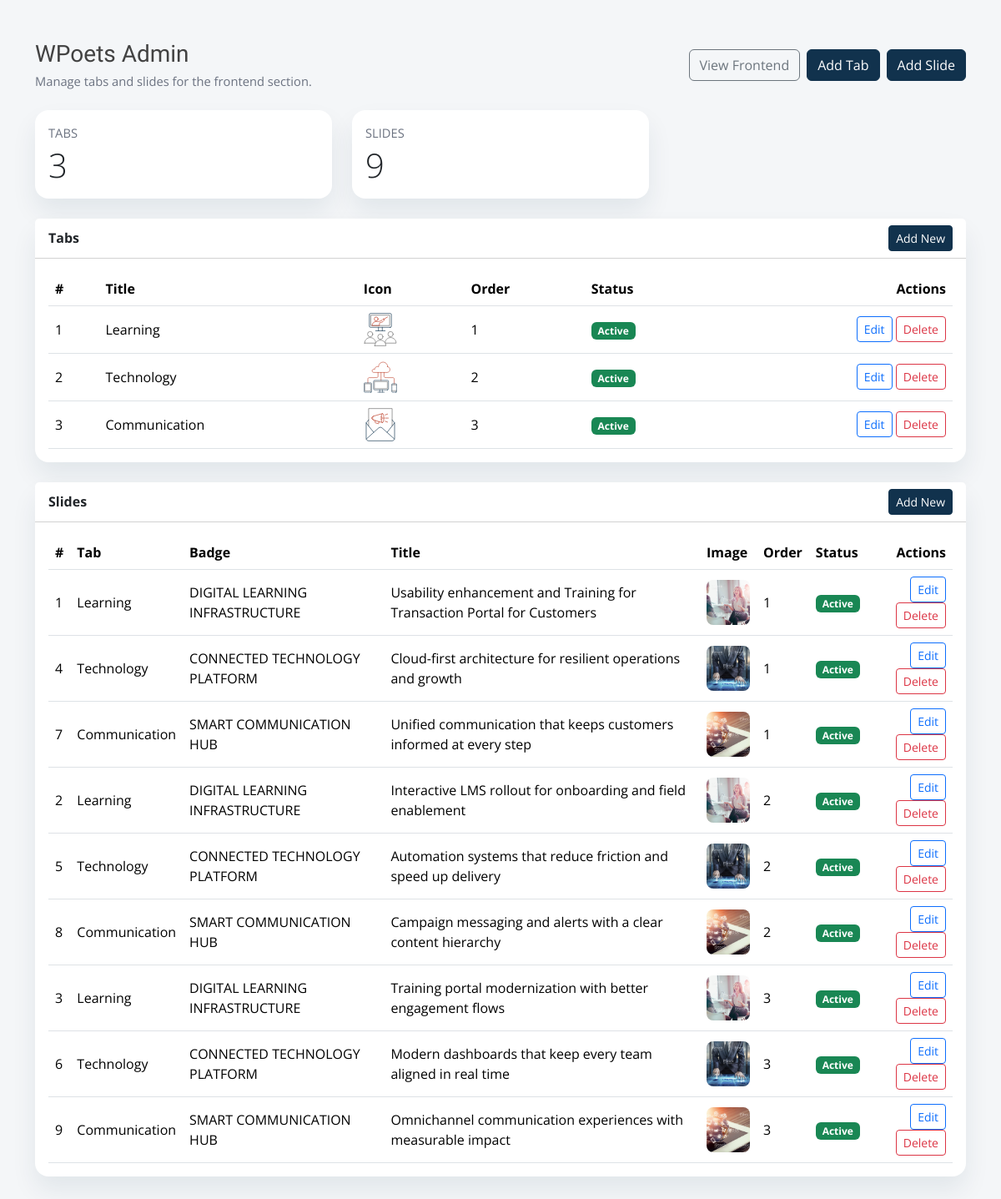
The app's page /admin/index.php with its own data.
### tables this page shows
CREATE TABLE tabs (
    id INT AUTO_INCREMENT PRIMARY KEY,
    title VARCHAR(100) NOT NULL,
    icon VARCHAR(255) NOT NULL,
    sort_order INT NOT NULL DEFAULT 0,
    status TINYINT(1) NOT NULL DEFAULT 1,
    created_at TIMESTAMP DEFAULT CURRENT_TIMESTAMP
);

CREATE TABLE `slides` (
  `id` int(11) NOT NULL,
  `tab_id` int(11) NOT NULL,
  `badge_text` varchar(150) NOT NULL,
  `title` varchar(255) NOT NULL,
  `button_text` varchar(100) NOT NULL,
  `button_link` varchar(255) NOT NULL,
  `image` varchar(255) NOT NULL,
  `sort_order` int(11) NOT NULL DEFAULT 0,
  `status` tinyint(1) NOT NULL DEFAULT 1,
  `created_at` timestamp NOT NULL DEFAULT current_timestamp()
);

### lib/bootstrap.php (called while the page is built, shortened)
<?php
function app_config(string $key, mixed $default = null): mixed
{
    $config = $GLOBALS['app_config'] ?? [];
    return $config[$key] ?? $default;
}
function db(): PDO
{
    static $pdo = null;
    if ($pdo instanceof PDO) {
        return $pdo;
    }
    $cfg = app_config('db', []);
    $dsn = sprintf(
        'mysql:host=%s;dbname=%s;charset=%s',
        $cfg['host'] ?? 'localhost',
        $cfg['name'] ?? '',
        $cfg['charset'] ?? 'utf8mb4'
    );
    $pdo = new PDO($dsn, $cfg['user'] ?? 'root', $cfg['pass'] ?? '', [
        PDO::ATTR_ERRMODE => PDO::ERRMODE_EXCEPTION,
        PDO::ATTR_DEFAULT_FETCH_MODE => PDO::FETCH_ASSOC,
        PDO::ATTR_EMULATE_PREPARES => false,
    ]);
    return $pdo;
}
function h(mixed $value): string
{
    return htmlspecialchars((string) $value, ENT_QUOTES, 'UTF-8');
}
function base_url(string $path = ''): string
{
    $base = trim((string) app_config('base_url', '/full-stack-test'), '/');
    $path = ltrim($path, '/');
    $url = '/' . $base;
    return $url . '/' . $path;
}
function asset(string $path): string
{
    return base_url($path);
}
function get_tabs_with_slides(bool $onlyActive = true): array
{
    $pdo = db();
    $tabSql = 'SELECT * FROM tabs';
    $tabSql .= ' ORDER BY sort_order ASC, id ASC';
    $tabs = $pdo->query($tabSql)->fetchAll();
    $slideSql = 'SELECT * FROM slides WHERE tab_id = :tab_id';
    $slideSql .= ' ORDER BY sort_order ASC, id ASC';
    $slideStmt = $pdo->prepare($slideSql);
    foreach ($tabs as &$tab) {
        $slideStmt->execute(['tab_id' => $tab['id']]);
        $tab['slides'] = $slideStmt->fetchAll();
    }
    return $tabs;
}

### admin/index.php (the view, shortened to what this page needs)
<?php
require_once __DIR__ . '/../lib/bootstrap.php';
$tabCount = (int) db()->query('SELECT COUNT(*) FROM tabs')->fetchColumn();
$slideCount = (int) db()->query('SELECT COUNT(*) FROM slides')->fetchColumn();
$tabs = get_tabs_with_slides(false);
?>
<!doctype html>
<html lang="en">
<head>
    <link href="https://cdn.jsdelivr.net/npm/bootstrap@5.3.3/dist/css/bootstrap.min.css" rel="stylesheet">
    <link rel="stylesheet" href="<?= h(asset('assets/css/style.css')); ?>">
</head>
<body class="site-admin">
<div class="container py-4 py-lg-5">
    <div class="d-flex flex-wrap align-items-center justify-content-between gap-3 mb-4">
        <div>
            <h1 class="h3 mb-1" style="font-family:'Titillium Web', sans-serif;">WPoets Admin</h1>
            <div class="small-muted">Manage tabs and slides for the frontend section.</div>
        </div>
        <div class="d-flex gap-2">
            <a href="<?= h(asset('index.php')); ?>" class="btn btn-outline-secondary">View Frontend</a>
            <a href="<?= h(asset('admin/tab-form.php')); ?>" class="btn btn-primary">Add Tab</a>
            <a href="<?= h(asset('admin/slide-form.php')); ?>" class="btn btn-primary">Add Slide</a>
        </div>
    </div>
    <div class="row g-4 mb-4">
        <div class="col-md-6 col-lg-4">
            <div class="card admin-card">
                <div class="card-body">
                    <div class="text-uppercase small-muted mb-1">Tabs</div>
                    <div class="display-6 mb-0"><?= $tabCount; ?></div>
                </div>
            </div>
        </div>
        <div class="col-md-6 col-lg-4">
            <div class="card admin-card">
                <div class="card-body">
                    <div class="text-uppercase small-muted mb-1">Slides</div>
                    <div class="display-6 mb-0"><?= $slideCount; ?></div>
                </div>
            </div>
        </div>
    </div>
    <div class="card admin-card mb-4">
        <div class="card-header bg-white d-flex align-items-center justify-content-between">
            <strong>Tabs</strong>
            <a href="<?= h(asset('admin/tab-form.php')); ?>" class="btn btn-sm btn-primary">Add New</a>
        </div>
        <div class="card-body">
            <div class="table-responsive">
                <table class="table align-middle mb-0">
                    <thead>
                        <tr>
                            <th>#</th>
                            <th>Title</th>
                            <th>Icon</th>
                            <th>Order</th>
                            <th>Status</th>
                            <th class="text-end">Actions</th>
                        </tr>
                    </thead>
                    <tbody>
                    <?php foreach ($tabs as $tab): ?>
                        <tr>
                            <td><?= (int) $tab['id']; ?></td>
                            <td><?= h($tab['title']); ?></td>
                            <td><img src="<?= h(asset($tab['icon'])); ?>" alt="" style="width:40px;height:40px;object-fit:contain;"></td>
                            <td><?= (int) $tab['sort_order']; ?></td>
                            <td><span class="badge text-bg-<?= ((int)$tab['status'] === 1) ? 'success' : 'secondary'; ?>"><?= ((int)$tab['status'] === 1) ? 'Active' : 'Inactive'; ?></span></td>
                            <td class="text-end">
                                <a href="<?= h(asset('admin/tab-form.php?id=' . (int) $tab['id'])); ?>" class="btn btn-sm btn-outline-primary">Edit</a>
                                <a href="<?= h(asset('admin/delete.php?entity=tab&id=' . (int) $tab['id'])); ?>" class="btn btn-sm btn-outline-danger js-confirm-delete">Delete</a>
                            </td>
                        </tr>
                    <?php endforeach; ?>
                    </tbody>
                </table>
            </div>
        </div>
    </div>
    <div class="card admin-card">
        <div class="card-header bg-white d-flex align-items-center justify-content-between">
            <strong>Slides</strong>
            <a href="<?= h(asset('admin/slide-form.php')); ?>" class="btn btn-sm btn-primary">Add New</a>
        </div>
        <div class="card-body">
            <div class="table-responsive">
                <table class="table align-middle mb-0">
                    <thead>
                        <tr>
                            <th>#</th>
                            <th>Tab</th>
                            <th>Badge</th>
                            <th>Title</th>
                            <th>Image</th>
                            <th>Order</th>
                            <th>Status</th>
                            <th class="text-end">Actions</th>
                        </tr>
                    </thead>
                    <tbody>
                    <?php
                        $stmt = db()->query('SELECT s.*, t.title AS tab_title FROM slides s INNER JOIN tabs t ON t.id = s.tab_id ORDER BY s.sort_order ASC, s.id ASC');
                        $slides = $stmt->fetchAll();
                    ?>
                    <?php foreach ($slides as $slide): ?>
                        <tr>
                            <td><?= (int) $slide['id']; ?></td>
                            <td><?= h($slide['tab_title']); ?></td>
                            <td><?= h($slide['badge_text']); ?></td>
                            <td><?= h($slide['title']); ?></td>
                            <td><img src="<?= h(asset($slide['image'])); ?>" alt="" style="width:54px;height:54px;object-fit:cover;border-radius:8px;"></td>
                            <td><?= (int) $slide['sort_order']; ?></td>
                            <td><span class="badge text-bg-<?= ((int)$slide['status'] === 1) ? 'success' : 'secondary'; ?>"><?= ((int)$slide['status'] === 1) ? 'Active' : 'Inactive'; ?></span></td>
                            <td class="text-end">
                                <a href="<?= h(asset('admin/slide-form.php?id=' . (int) $slide['id'])); ?>" class="btn btn-sm btn-outline-primary">Edit</a>
                                <a href="<?= h(asset('admin/delete.php?entity=slide&id=' . (int) $slide['id'])); ?>" class="btn btn-sm btn-outline-danger js-confirm-delete">Delete</a>
                            </td>
                        </tr>
                    <?php endforeach; ?>
                    </tbody>
                </table>
            </div>
        </div>
    </div>
</div>
</body>
</html>

### assets/css/style.css (style rules this page uses)
:root { --brand-primary: #c4351e; --brand-secondary: #11324d; --brand-third: #f0b91e; --brand-fourth: #64b4c8; --brand-fifth: #504682; --brand-sixth: #2fb1fc; --gray-darker: #2e3439; --gray-dark: #424242; --gray: #696969; --gray-light: #adadad; --gray-lighter: #d4d3d8; --gray-white: #f6f6f6; --brand-white: #ffffff; --brand-black: #000000; }
* { box-sizing: border-box; }
html, body { margin: 0; min-height: 100%; background: var(--brand-secondary); font-family: 'Open Sans', sans-serif; color: var(--gray-dark); }
img { max-width: 100%; display: block; }
a { text-decoration: none; }
.site-admin { background: #f4f6f8; min-height: 100vh; }
.admin-card { border: 0; border-radius: 16px; box-shadow: 0 16px 30px rgba(17,50,77,.08); }
.table > :not(caption) > * > * { vertical-align: middle; }
.btn-primary { background: var(--brand-secondary); border-color: var(--brand-secondary); }
.small-muted { color: #6b7280; font-size: .92rem; }

### records on screen
tabs: id "1", title "Learning", icon (picture), sort_order "1", status "Active"
tabs: id "2", title "Technology", icon (picture), sort_order "2", status "Active"
tabs: id "3", title "Communication", icon (picture), sort_order "3", status "Active"
slides: id "1", tab.title "Learning", badge_text "DIGITAL LEARNING INFRASTRUCTURE", title "Usability enhancement and Training for Transaction Portal for Customers", image (picture), sort_order "1", status "Active"
slides: id "4", tab.title "Technology", badge_text "CONNECTED TECHNOLOGY PLATFORM", title "Cloud-first architecture for resilient operations and growth", image (picture), sort_order "1", status "Active"
slides: id "7", tab.title "Communication", badge_text "SMART COMMUNICATION HUB", title "Unified communication that keeps customers informed at every step", image (picture), sort_order "1", status "Active"
slides: id "2", tab.title "Learning", badge_text "DIGITAL LEARNING INFRASTRUCTURE", title "Interactive LMS rollout for onboarding and field enablement", image (picture), sort_order "2", status "Active"
slides: id "5", tab.title "Technology", badge_text "CONNECTED TECHNOLOGY PLATFORM", title "Automation systems that reduce friction and speed up delivery", image (picture), sort_order "2", status "Active"
slides: id "8", tab.title "Communication", badge_text "SMART COMMUNICATION HUB", title "Campaign messaging and alerts with a clear content hierarchy", image (picture), sort_order "2", status "Active"
slides: id "3", tab.title "Learning", badge_text "DIGITAL LEARNING INFRASTRUCTURE", title "Training portal modernization with better engagement flows", image (picture), sort_order "3", status "Active"
slides: id "6", tab.title "Technology", badge_text "CONNECTED TECHNOLOGY PLATFORM", title "Modern dashboards that keep every team aligned in real time", image (picture), sort_order "3", status "Active"
slides: id "9", tab.title "Communication", badge_text "SMART COMMUNICATION HUB", title "Omnichannel communication experiences with measurable impact", image (picture), sort_order "3", status "Active"

### other values on screen
$tabCount "3"
$slideCount "9"
